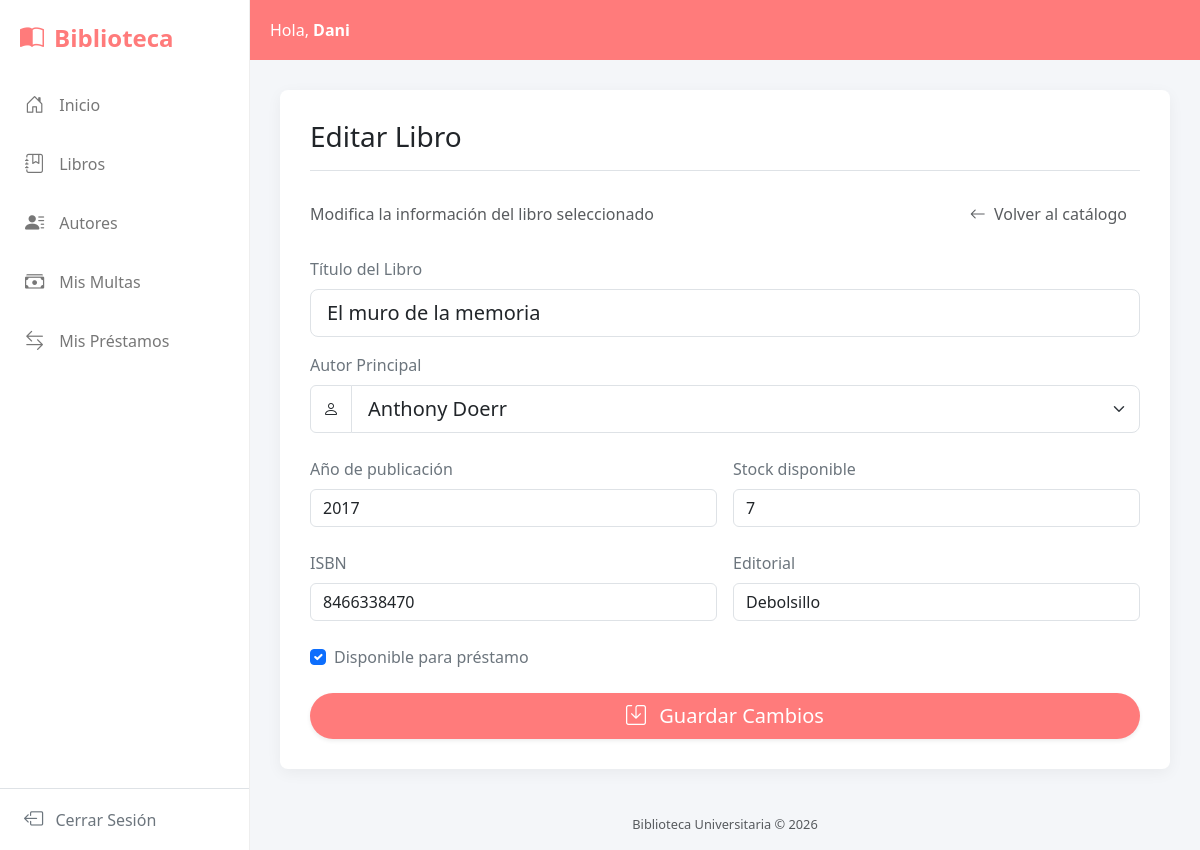
The page /libros/1/editar_libros (signed in) on the database its author committed.
### gestion/models.py (models this page shows, shortened)
class Libro(models.Model):
    titulo = models.CharField(max_length=20)
    anio = models.IntegerField(blank=True, null=True)
    isbn = models.CharField(max_length=20, blank=True, null=True)
    autor = models.ForeignKey(Autor, related_name="libro", on_delete=models.PROTECT)
    editorial = models.CharField(max_length=255, blank=True, null=True)
    disponible = models.BooleanField(default=True)
    stock = models.PositiveIntegerField(default=1)

class Autor(models.Model):
    nombre = models.CharField(max_length=50)
    apellido = models.CharField(max_length=50, blank=True, null=True)
    bibliografia = models.CharField(max_length=200, blank=True, null=True)

### gestion/views.py (the view)
# urls.py: path("libros/<int:pk>/editar_libros", views.LibroUpdateView.as_view(), name="editar_libros"),
class LibroUpdateView(LoginRequiredMixin, PermissionRequiredMixin, UpdateView):
    model = Libro
    fields = ['titulo', 'anio', 'isbn', 'autor', 'editorial', 'disponible', 'stock']
    template_name = 'editar_libros.html'
    success_url = reverse_lazy('lista_libros')
    permission_required = 'gestion.change_libro'
    def get_context_data(self, **kwargs):
        context = super().get_context_data(**kwargs)
        context['autores'] = Autor.objects.all()
        return context

### gestion/templates/editar_libros.html (shortened to what this page needs)
{% extends "index.html" %}
{% block titulo_pagina %}Editar Libro{% endblock %}
{% block contenido %}
<div class="d-flex justify-content-between align-items-center mb-4">
    <p class="text-muted mb-0">Modifica la información del libro seleccionado</p>
    <div>
        <a href="{% url 'lista_libros' %}" class="btn btn-link text-muted text-decoration-none">
            <i class="bi bi-arrow-left me-1"></i> Volver al catálogo
        </a>
    </div>
</div>
<form method="POST" class="needs-validation" novalidate>
    <div class="mb-3">
        <label for="id_titulo" class="form-label fw-medium text-secondary">Título del Libro</label>
        <input type="text" class="form-control form-control-lg" id="id_titulo" name="titulo"
               value="{{ libro.titulo }}" required>
    </div>
    <div class="mb-4">
        <label for="id_autor" class="form-label fw-medium text-secondary">Autor Principal</label>
        <div class="input-group">
            <span class="input-group-text bg-white"><i class="bi bi-person"></i></span>
            <select class="form-select form-select-lg" id="id_autor" name="autor" required>
                {% for autor in autores %}
                    <option value="{{ autor.id }}" {% if libro.autor.id == autor.id %}selected{% endif %}>
                        {{ autor.nombre }} {{ autor.apellido }}
                    </option>
                {% endfor %}
            </select>
        </div>
    </div>
    <div class="row g-3 mb-4">
        <div class="col-md-6">
            <label for="anio" class="form-label fw-medium text-secondary">Año de publicación</label>
            <input type="number" class="form-control" id="anio" name="anio"
                   value="{{ libro.anio|default:'' }}">
        </div>
        <div class="col-md-6">
            <label for="stock" class="form-label fw-medium text-secondary">Stock disponible</label>
            <input type="number" class="form-control" id="stock" name="stock"
                   value="{{ libro.stock }}" required min="1">
        </div>
    </div>
    <div class="row g-3 mb-4">
        <div class="col-md-6">
            <label for="isbn" class="form-label fw-medium text-secondary">ISBN</label>
            <input type="text" class="form-control" id="isbn" name="isbn"
                   value="{{ libro.isbn|default:'' }}">
        </div>
        <div class="col-md-6">
            <label for="editorial" class="form-label fw-medium text-secondary">Editorial</label>
            <input type="text" class="form-control" id="editorial" name="editorial"
                   value="{{ libro.editorial|default:'' }}">
        </div>
    </div>
    <div class="form-check mb-4">
        <input class="form-check-input" type="checkbox" id="disponible" name="disponible"
               {% if libro.disponible %}checked{% endif %}>
        <label class="form-check-label text-secondary fw-medium" for="disponible">
            Disponible para préstamo
        </label>
    </div>
    <div class="d-grid gap-2">
        <button type="submit" class="btn btn-primary btn-lg rounded-pill shadow-sm border-0"
                style="background-color: var(--brand-color);">
            <i class="bi bi-save me-2"></i> Guardar Cambios
        </button>
    </div>
</form>
{% endblock %}

### gestion/templates/index.html (shortened to what this page needs)
<!DOCTYPE html>
<html lang="es">
<head>
  <link href="https://cdn.jsdelivr.net/npm/bootstrap@5.3.2/dist/css/bootstrap.min.css" rel="stylesheet">
  <link rel="stylesheet" href="https://cdn.jsdelivr.net/npm/bootstrap-icons@1.11.3/font/bootstrap-icons.min.css">
</head>
<body>
<div class="wrapper">
  <nav class="sidebar">
    <div class="sidebar-header">
      <i class="bi bi-book-half"></i> Biblioteca
    </div>
    <ul class="sidebar-menu">
      <li class="{% if request.resolver_match.url_name == 'index' %}active{% endif %}">
        <a href="{% url 'index' %}"><i class="bi bi-house-door"></i> Inicio</a>
      </li>
      <li>
        <a href="{% url 'lista_libros' %}"><i class="bi bi-journal-bookmark"></i> Libros</a>
      </li>
      <li>
        <a href="{% url 'lista_autores' %}"><i class="bi bi-person-lines-fill"></i> Autores</a>
      </li>
      {% if user.is_authenticated %}
      <li>
        <a href="{% url 'lista_multas' %}"><i class="bi bi-cash-stack"></i> Mis Multas</a>
      </li>
      <li>
        <a href="{% url 'lista_prestamos' %}"><i class="bi bi-arrow-left-right"></i> Mis Préstamos</a>
      </li>
      {% endif %}
    </ul>
    {% if user.is_authenticated %}
    <div class="mt-auto border-top">
        <form method="post" action="{% url 'logout' %}">
            <button type="submit" class="sidebar-menu w-100 text-start ps-4 py-3 border-0 bg-transparent text-secondary">
                <i class="bi bi-box-arrow-left me-2"></i> Cerrar Sesión
            </button>
        </form>
    </div>
    {% else %}
    <div class="mt-auto border-top">
        <a href="{% url 'login' %}" class="sidebar-menu py-3 text-secondary text-decoration-none ps-4 d-block">
            <i class="bi bi-box-arrow-in-right me-2"></i> Ingresar
        </a>
    </div>
    {% endif %}
  </nav>
  <div class="content">
    <div class="top-header">
        <span>Hola, <strong>{{ user.username|default:"Invitado" }}</strong></span>
    </div>
    <div class="main-container">
      <div class="card-custom">
        <h3 class="mb-4 text-dark border-bottom pb-3">
            {% block titulo_pagina %}Panel Principal{% endblock %}
        </h3>
        {% block contenido %}{% endblock %}
      </div>
    </div>
    <footer class="text-center py-3 text-muted" style="font-size: 0.8rem;">
        Biblioteca Universitaria © 2026
    </footer>
  </div>
</div>
</body>
</html>

### gestion/templates/index.html (style rules this page uses)
:root { --brand-color: #ff7b7b; --brand-dark: #e65b5b; --sidebar-width: 250px; }
body { background-color: #f4f6f9; font-family: 'Segoe UI', Tahoma, Geneva, Verdana, sans-serif; }
.wrapper { display: flex; width: 100%; min-height: 100vh; }
.sidebar { min-width: var(--sidebar-width); max-width: var(--sidebar-width); background: #fff; color: #666; border-right: 1px solid #eee; display: flex; flex-direction: column; }
.sidebar-header { padding: 20px; font-weight: bold; font-size: 1.5rem; color: var(--brand-color); display: flex; align-items: center; gap: 10px; }
.sidebar-menu { list-style: none; padding: 0; margin: 0; flex-grow: 1; }
.sidebar-menu li a, .sidebar-menu li button { display: flex; align-items: center; padding: 15px 25px; color: #777; text-decoration: none; font-weight: 500; transition: all 0.3s; width: 100%; background: none; border: none; text-align: left; font-size: 1rem; }
.sidebar-menu i { margin-right: 15px; font-size: 1.2rem; }
.content { width: 100%; display: flex; flex-direction: column; }
.top-header { background-color: var(--brand-color); height: 60px; display: flex; align-items: center; padding: 0 20px; color: white; justify-content: space-between; }
.main-container { padding: 30px; }
.card-custom { background: white; border: none; border-radius: 8px; box-shadow: 0 4px 15px rgba(0,0,0,0.05); padding: 30px; min-height: 500px; }

### rows shown on the page
Libro: titulo "El muro de la memoria", autor "Anthony Doerr", anio "2017", stock "7", isbn "8466338470", editorial "Debolsillo", disponible "☑"

### other values the page prints
{{ user.username|default:"Invitado" }} "Dani"
